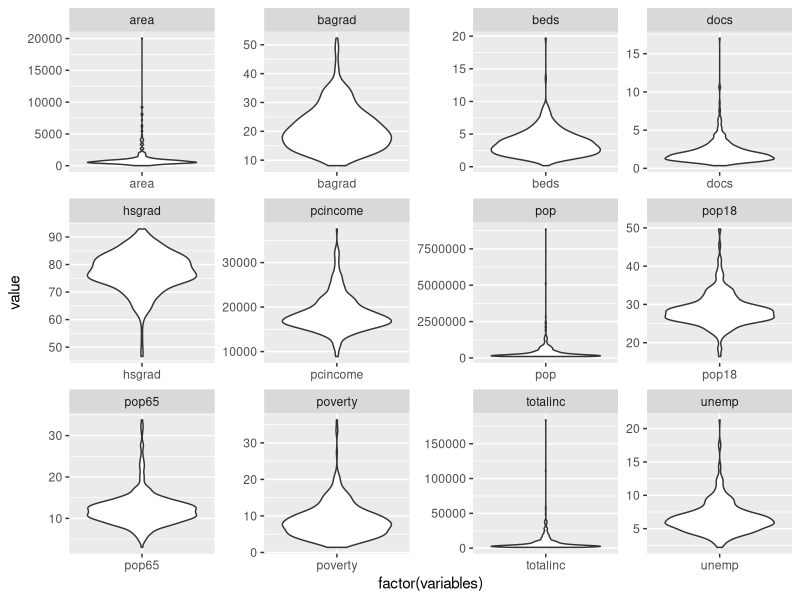
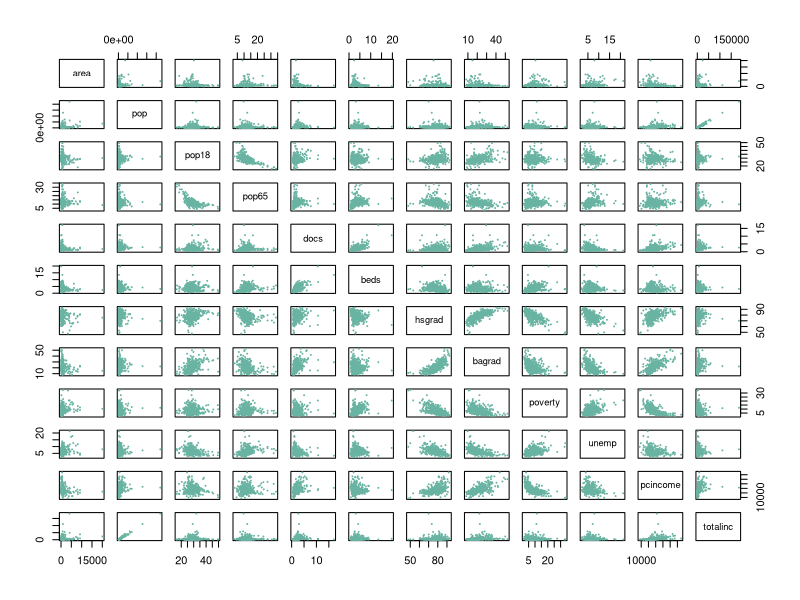
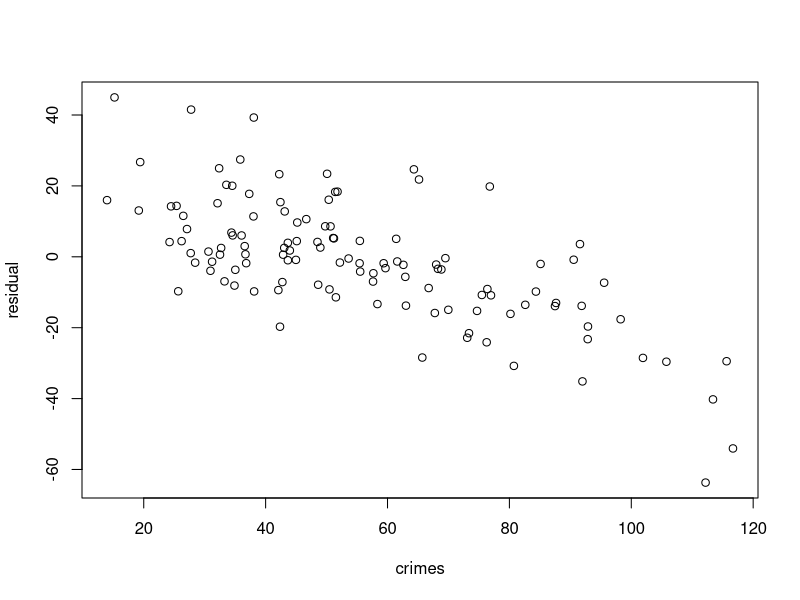
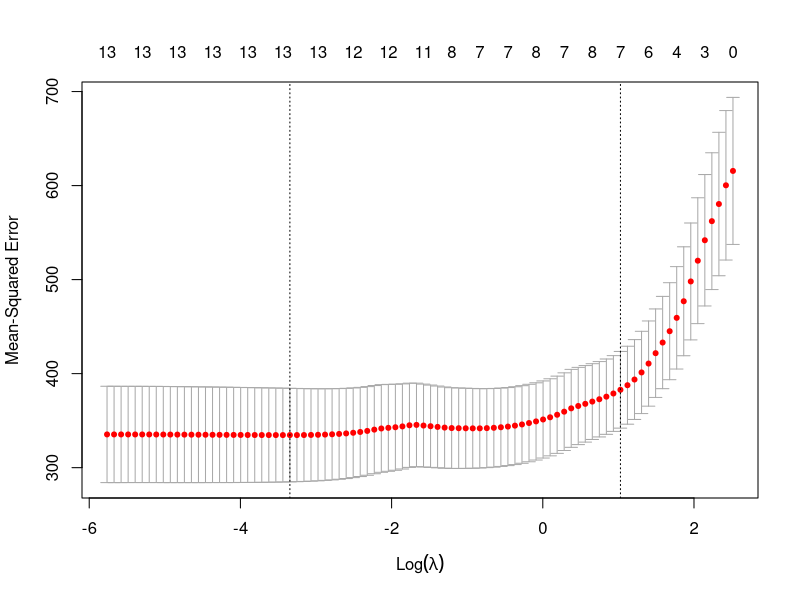
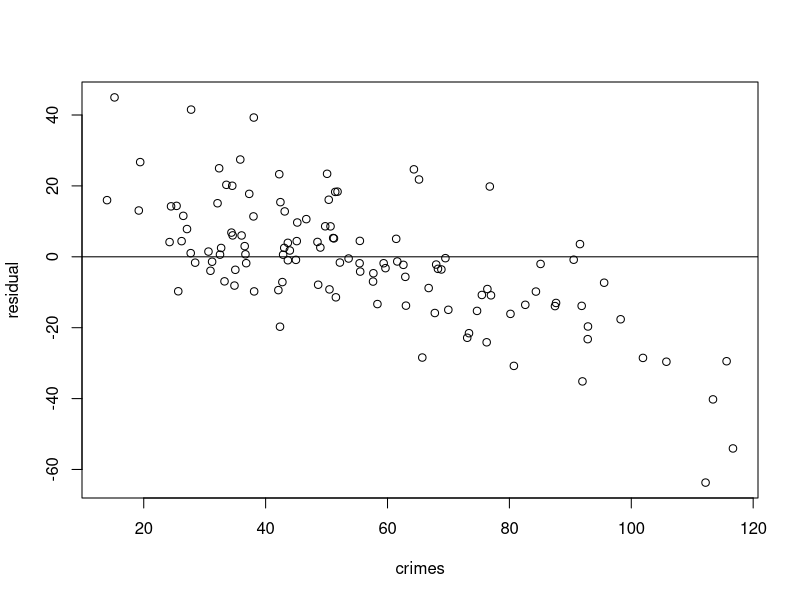
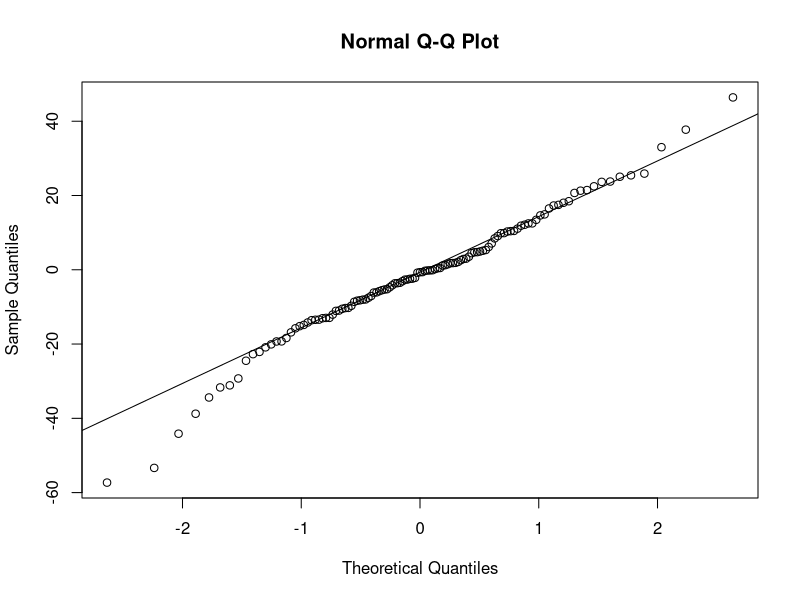
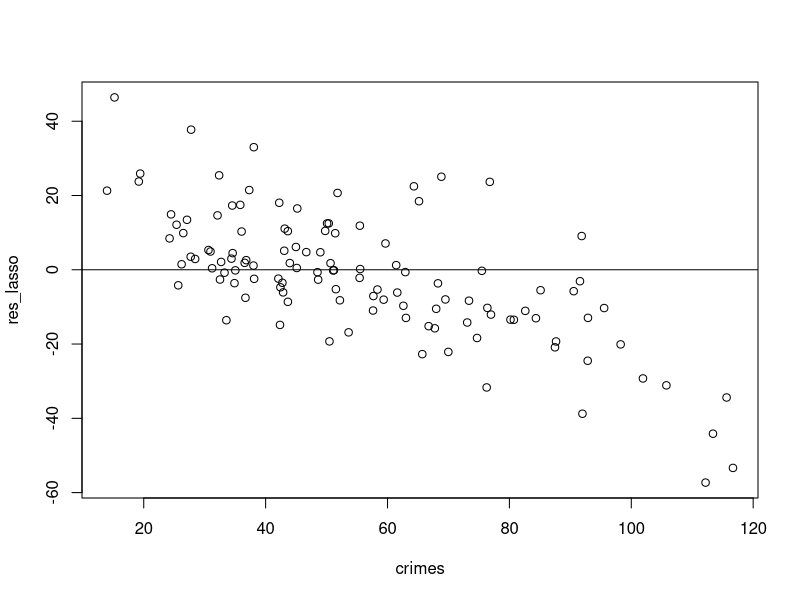
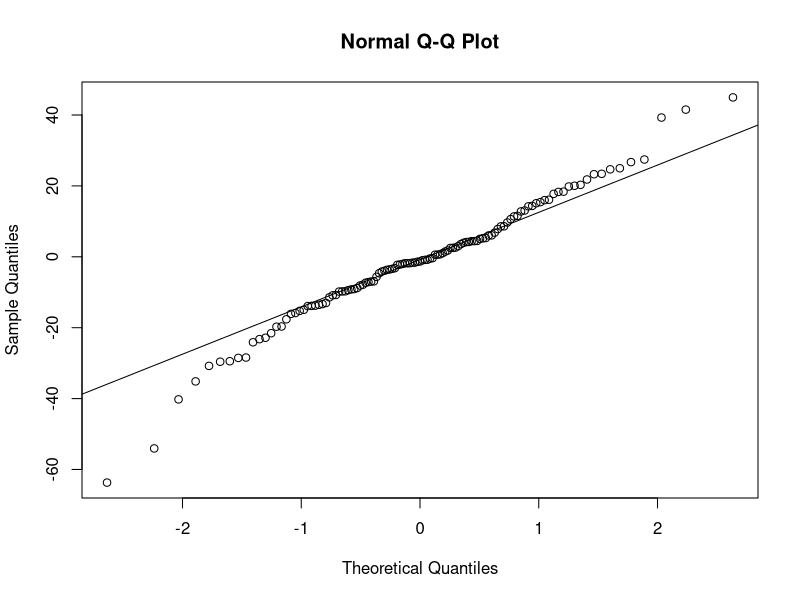

Write the R code that produced these figures, in order.
## ---- chunk 1
knitr::opts_chunk$set(echo = TRUE)
library(tidyverse)
library(data.table)
library(glmnet)
library(knitr)
## ---- chunk 2
cid_dt = read_csv('cdi.csv')
cid_dt = cid_dt %>% mutate(region = factor(region),
                           crimes = crimes/pop * 1000,
                           docs = docs/pop *1000,
                           beds = beds/pop *1000)
cid_dt %>% select(-c(id,cty,state,crimes,region)) %>%
    pivot_longer(cols = everything(), names_to = "variables", values_to = "value") %>%
    ggplot(aes(factor(variables), value)) +geom_violin() + facet_wrap(~variables, scale="free")
## ---- chunk 3
# x = "area"
# cid_dt = as.data.table(cid_dt)
# for (x in colnames(cid_dt %>% select(-c(id,cty,state,crimes,region)))){
#   print(x)
#   cid_dt = cid_dt[!(cid_dt[[x]] %in% boxplot.stats(cid_dt[[x]])$out)]
# }
# cid_dt = as_tibble(cid_dt)
# cid_dt %>% select(-c(id,cty,state,crimes,region)) %>%
#   pivot_longer(cols = everything(), names_to = "variables", values_to = "value") %>%
#   ggplot(aes(factor(variables), value)) +geom_boxplot() + facet_wrap(~variables, scale="free")
## ---- chunk 4
set.seed(8130)
validation_dt = cid_dt %>% sample_frac(0.1)
tt_dt = cid_dt %>% filter(!(id %in% validation_dt$id))

tt_dt %>% select(-c(id,cty,state,crimes,region)) %>% as.data.frame %>% plot(pch=20 , cex=0.05 , col="#69b3a2")

set.seed(8130)
train_dt = tt_dt %>% sample_frac(0.7)
test_dt = tt_dt %>% filter(!(id %in% train_dt$id))
t_select = train_dt %>% select(-c(id,cty,state,pop))
#t_select = train_dt %>% select(-c(id,cty,state,pop))
intercept_only <-  lm(crimes ~ 1, data = t_select)

#define model with all predictors
all <- lm(crimes ~ ., data = t_select)

#perform forward stepwise regression
forward <- step(intercept_only, direction='forward', scope=formula(all), trace=0)
forward$anova
forward$coefficients
test_dt$pred_crime = predict(all, test_dt)
test_dt$residual = test_dt$pred_crime -test_dt$crimes
test_dt %>% plot(residual ~ crimes, data =.)
mean(test_dt$residual^2)
car::vif(all)
## ---- chunk 5
y = train_dt %>% select(crimes) %>% data.matrix()
x = train_dt %>% select(-c(crimes,id,cty,state)) %>% data.matrix()
set.seed(1)
cv_model <- cv.glmnet(x, y, alpha = 1)
plot(cv_model)
lambda_se = cv_model$lambda.min
best_model <- glmnet(x, y, alpha = 1, lambda = lambda_se)
c =  coef(best_model)
print(c)
inds<-which(c!=0)
variables<-row.names(c)[inds][-1]
f = paste("bwt ~ ",paste(variables, collapse = " + "),sep = "")
cat(f)
## ---- chunk 6
new = test_dt %>% select(-c(crimes,id,cty,state,pred_crime,residual)) %>% data.matrix()
test_dt_lasso = test_dt
test_dt_lasso$pred_lasso = predict(best_model, s = lambda_se, newx = new)
test_dt_lasso$res_lasso = test_dt_lasso$pred_lasso -test_dt_lasso$crimes
test_dt_lasso %>% plot(residual ~ crimes, data =.)
abline(0,0)
mean(test_dt_lasso$residual^2)
qqnorm(test_dt_lasso$res_lasso)
qqline(test_dt_lasso$res_lasso) 
test_dt_lasso %>% plot(res_lasso ~ crimes, data =.)
mean(test_dt_lasso$res_lasso^2)
abline(0,0)
qqnorm(test_dt_lasso$residual)
qqline(test_dt_lasso$residual) 
